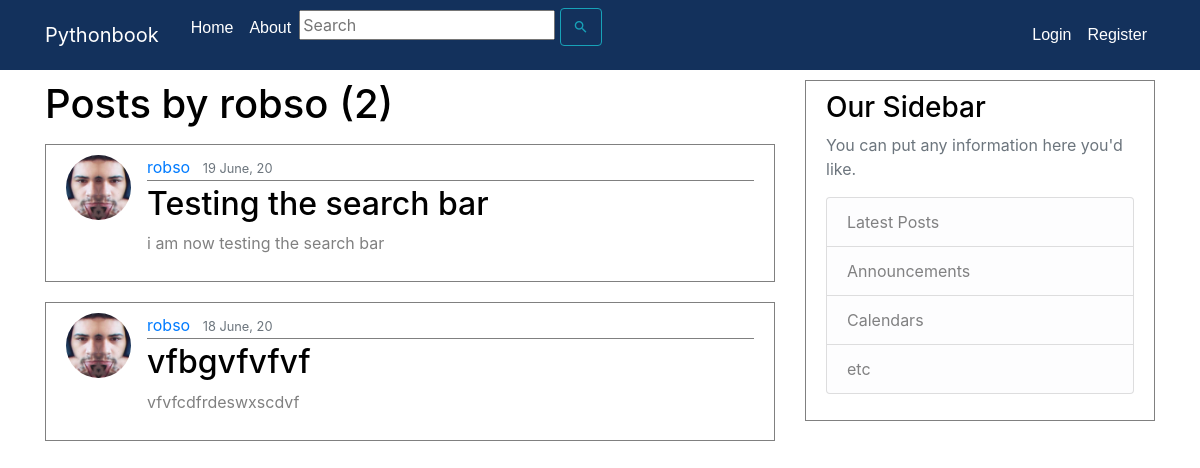
Screenshot of /user/robso with the database file from the repository.
### blog/models.py (models this page shows, shortened)
class Post(models.Model):
    title = models.CharField(max_length=100)
    content = models.TextField()
    date_posted = models.DateTimeField(default=timezone.now)
    author = models.ForeignKey(User, on_delete=models.CASCADE, related_name='author')

### users/models.py (models this page shows, shortened)
class Profile(models.Model):
    user = models.OneToOneField(User, on_delete=models.CASCADE)
    image = models.ImageField(default='default.jpg', upload_to='profile_pics')

### blog/views.py (the view)
# urls.py: path('user/<str:username>', UserPostListView.as_view(), name='user-posts'),
class UserPostListView(ListView):
    model = Post
    template_name = 'blog/user_posts.html'  # <app> / <model>_<viewtype>.html
    context_object_name = 'posts'
    paginate_by = 4
    def get_queryset(self):
        user = get_object_or_404(User, username=self.kwargs.get('username'))
        return Post.objects.filter(author=user).order_by('-date_posted')

### blog/templates/blog/user_posts.html (shortened to what this page needs)
{% extends "blog/base.html" %}
{% block content %}
 <h1 class="mb-3"> Posts by {{view.kwargs.username }} ({{ page_obj.paginator.count }})</h1>
    {% for post in posts %}
        <article class="media content-section">
          <img class="rounded-circle article-img" src="{{ post.author.profile.image.url }}">
            <div class="media-body">
            <div class="article-metadata">
              <a class="mr-2" href="{% url 'user-posts' post.author.username %}">{{ post.author }}</a>
              <small class="text-muted">{{ post.date_posted|date:"d F, y" }}</small>
            </div>
            <h2><a class="article-title" href="{% url 'post-detail' post.id %}">{{ post.title }}</a></h2>
            <p class="article-content">{{ post.content }}</p>
          </div>
        </article>
    {% endfor %}
{% endblock content %}

### blog/static/blog/main.css (style rules this page uses)
body { background: white; color: grey; margin-top: 5rem; }
h1, h2, h3, h4, h5, h6 { color: black; }
.content-section { color:grey; padding: 10px 20px; border: 1px solid; margin-bottom: 20px; }
.article-title { color: black; }
.article-content { color: grey; white-space: pre-line; }
.article-img { height: 65px; width: 65px; margin-right: 16px; }
.article-metadata { padding-bottom: 1px; margin-bottom: 4px; border-bottom: 1px solid gray; }

### rows the page displays
Post: author.profile.image (picture), author "robso", date_posted "19 June, 20", title "Testing the search bar", content "i am now testing the search bar"
Post: author.profile.image (picture), author "robso", date_posted "18 June, 20", title "vfbgvfvfvf", content "vfvfcdfrdeswxscdvf"

### other values shown
{{ view.kwargs.username }} "robso"
{{ page_obj.paginator.count }} "2"
